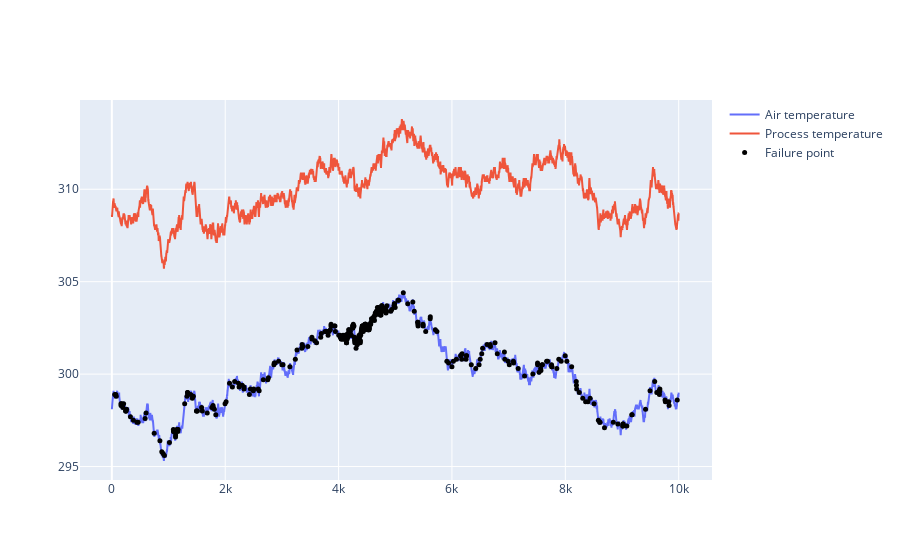

The notebook cell this image was saved under:
### Code cell
# Adding the failure as black dots in the same plot

# Create a new figure
fig = go.Figure()

# Add Line plot for air temperature
fig.add_trace(go.Scatter(x=data['UDI'], y=data['Air temperature [K]'], mode='lines', name='Air temperature'))

# Add Scatter plot for process temperature
fig.add_trace(go.Scatter(x=data['UDI'], y=data['Process temperature [K]'], mode='lines', name='Process temperature'))

# Add Scatter plot for machine failures
failures = data[data['Machine failure']==1]
fig.add_trace(go.Scatter(x=failures['UDI'], y=failures['Air temperature [K]'], mode='markers', 
                         marker=dict(color='black', size=5), name='Failure point'))

# Display the plot
fig.show()

### Figure 1 — Plotly figure (JSON) as saved in the notebook; plotly's stock layout.template omitted (floating-point values rounded to 4 significant figures; data arrays with more than 128 entries replaced by an {"elided": "..."} marker saying what was removed)
{"data": [{"mode": "lines", "name": "Air temperature", "type": "scatter", "x": {"elided": "10000 int values"}, "y": {"elided": "10000 float values"}}, {"mode": "lines", "name": "Process temperature", "type": "scatter", "x": {"elided": "10000 int values"}, "y": {"elided": "10000 float values"}}, {"marker": {"color": "black", "size": 5}, "mode": "markers", "name": "Failure point", "type": "scatter", "x": {"elided": "339 int values"}, "y": {"elided": "339 float values"}}], "layout": {}}
